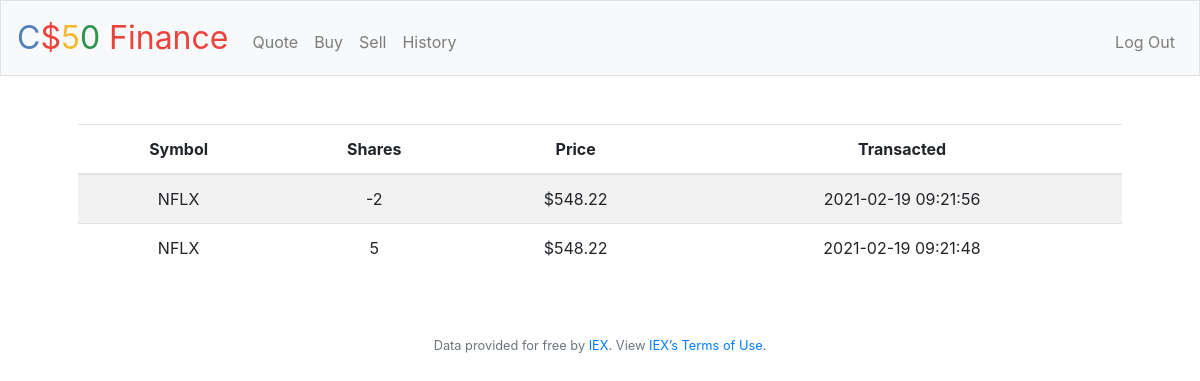
Screenshot of /history (signed in) with the database file from the repository.
### tables this page shows
CREATE TABLE history (id INTEGER, user_id INTEGER, symbol TEXT NOT NULL, shares NUMERIC NOT NULL, price NUMERIC NOT NULL, transacted DATETIME DEFAULT CURRENT_TIMESTAMP, PRIMARY KEY(id), FOREIGN KEY(user_id) REFERENCES users(id));

### application.py (the view)
@app.route("/history")
@login_required
def history():
    user_id = session["user_id"]
    history = db.execute("SELECT * FROM history WHERE user_id =? ORDER BY transacted DESC", user_id)
    return render_template("/history.html", history=history)

### application.py (called while the page is built)
@app.after_request
def after_request(response):
    response.headers["Cache-Control"] = "no-cache, no-store, must-revalidate"
    response.headers["Expires"] = 0
    response.headers["Pragma"] = "no-cache"
    return response

### helpers.py (called while the page is built)
def login_required(f):
    @wraps(f)
    def decorated_function(*args, **kwargs):
        if session.get("user_id") is None:
            return redirect("/login")
        return f(*args, **kwargs)
    return decorated_function

def usd(value):
    return f"${value:,.2f}"

### templates/history.html (shortened to what this page needs)
{% extends "layout.html" %}
{% block main %}
    <table class="table table-striped">
        <thead>
            <tr>
                <th>Symbol</th>
                <th>Shares</th>
                <th>Price</th>
                <th>Transacted</th>
            </tr>
        </thead>
        <tbody>
            {% for act in history %}
            <tr>
                <td>{{ act.symbol }}</td>
                <td>{{ act.shares }}</td>
                <td>{{ act.price | usd }}</td>
                <td>{{ act.transacted }}</td>
            </tr>
            {% endfor %}
        </tbody>
    </table>
{% endblock %}

### rows the page displays
history: symbol "NFLX", shares "-2", price "$548.22", transacted "2021-02-19 09:21:56"
history: symbol "NFLX", shares "5", price "$548.22", transacted "2021-02-19 09:21:48"
